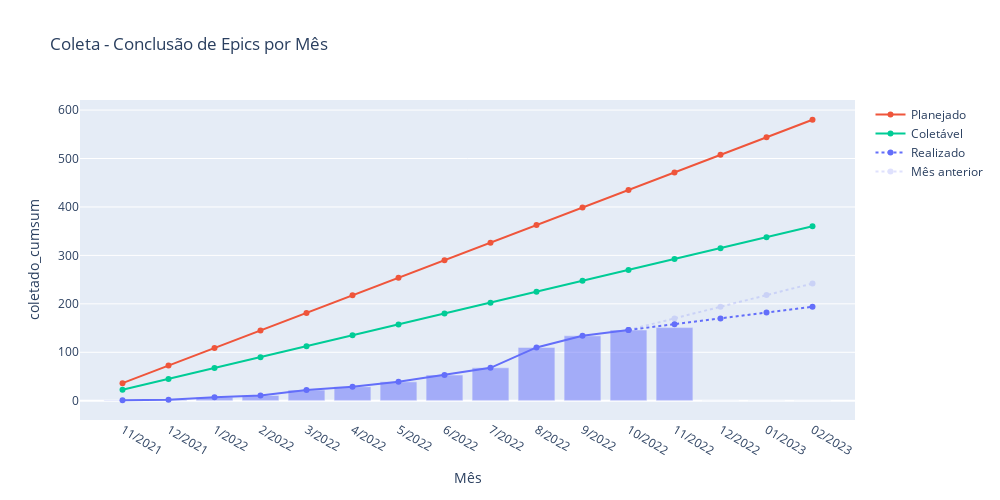

The cell this chart's notebook holds for it:
### Markdown cell above
## Gráfico com Previsões

### Code cell
#TODO atualizar estimativa de coletável
def plot_speed_epics(df, df_week, title):      
    
    df['coletado_cumsum'] = df['Coletado'].cumsum()   
    coletado_cumsum_anterior = df['coletado_cumsum'][:-1].values.tolist()
    # df["closed_cumsum"] = df["closed"].cumsum()             
    # df["naocoletado_cumsum"] = df["Não coletável"].cumsum()  
    
    total_coletado_mes_anterior  = df['Coletado'][:-1].sum()
    coletado_por_mes_atualizado = df_week['Coletado'][-4:].sum()  
    coletado_por_mes_anterior   = df_week['Coletado'][-8:-4].sum() # df['Coletado'][-2:-1].values[0]
    print(f'Coletado no ultimo mes   : {coletado_por_mes_atualizado}')
    print(f'Coletado no penultimo mes: {coletado_por_mes_anterior}')
    # fechado_por_mes = df["closed"].mean()      
    # total_coletado  = df['Coletado'].sum()

    # Definindo os meses de interesse
    df = df.merge( pd.DataFrame(["11/2021", "12/2021"] + [f'{x}/2022' for x in range(1,13)] + 
                                ["01/2023", "02/2023"], columns=["month_year"]), how="right").fillna(0)    
    
    # Baselines
    n_templates = 15 + 5            # 15 + 5 municipios
    total_epics_by_template = 29    # Siplanweb    
    
    total_epics = total_epics_by_template * n_templates    
    total_months = df.shape[0]
    future_months = total_months - len(coletado_cumsum_anterior) + 1
    ideal_speed = total_epics / total_months
    
    media_nao_coletavel = (12 + 12 + 12 + 8) / 4   # Siplanweb + Betha + MunicipalNet + ADPM    
    total_coletaveis = total_epics - (media_nao_coletavel * n_templates)
    ideal_speed_discounted = total_coletaveis / total_months
    
    previsao_mes_anterior = [total_coletado_mes_anterior + (i * coletado_por_mes_anterior) for i in range(future_months)]
    previsao_atual = [total_coletado_mes_anterior + (i * coletado_por_mes_atualizado) for i in range(future_months)]
    
    # Plot
    fig =  px.bar(df, x="month_year", y='coletado_cumsum', title=title, opacity=0.5, height=500, width=1000,
                 labels={"value":"Epics concluídas (acumulado)", "month_year":"Mês", 'variable':''})

    fig.update_layout(yaxis = dict(tickmode = 'linear', tick0 = 0, dtick = 100))
    fig.add_traces([
        go.Scatter(x=df.month_year, y=[i * ideal_speed for i in range(1, total_months+1)], name="Planejado", opacity=1,
                  line=go.scatter.Line(color='#ef553b')), #color="red" ff6692 ef553b     
        go.Scatter(x=df.month_year, y=[i * ideal_speed_discounted for i in range(1, total_months+1)], name="Coletável",
                  line=go.scatter.Line(color="#00CC96")), #AB63FA
        go.Scatter(x=df.month_year, y=coletado_cumsum_anterior, name="Realizado", 
                  line=go.scatter.Line(dash='solid', color="#636efa"), opacity=1, showlegend=False), 
        go.Scatter(x=df.month_year[-future_months:], y=previsao_atual, name="Realizado", 
                  line=go.scatter.Line(dash='dot', color="#636efa"), opacity=1),
        go.Scatter(x=df.month_year[-future_months:], y=previsao_mes_anterior, name="Mês anterior",
                  line=go.scatter.Line(dash='dot', color="#636efa"), opacity=0.2),
        # go.Scatter(x=df.month_year, y=[i * velocidade_coleta for i in range(1, total_months+1)], name="Realizado",
        #           line=go.scatter.Line(color="#636efa"), opacity=1),#, text=df), #8c86ff
        # go.Scatter(x=df.month_year, y=mes_anterior, name="Mês anterior",
        #           line=go.scatter.Line(color="#636efa"), opacity=0.2),
        # go.Scatter(x=df.month_year, y=[i * velocidade_total for i in range(1, total_months+1)], name="Total Fechado",
        #           line=go.scatter.Line(color="blue"), opacity=0.1),    # Inclui todas epics fechadas
                    # dash -> ['solid', 'dot', 'dash', 'longdash', 'dashdot', 'longdashdot']
    ])
    
    return fig

#-------------------------------------------------------------------------------------
#4c72b0', '#dd8452', '#55a868', '#c44e52', '#8172b3', 
# '#937860', '#da8bc3', '#8c8c8c', '#ccb974', '#64b5cd'

count_epics_month = pd.read_csv("data/count_epics_month.csv")
count_epics_week  = pd.read_csv("data/count_epics_week.csv")
display(count_epics_month.tail(10))

# count_epics_month = count_epics_month[count_epics_month.month_year != '11/2022'] #TODO 
plot_speed_epics(count_epics_month, count_epics_week, title='Coleta - Conclusão de Epics por Mês')

### Figure 1 — Plotly figure (JSON) as saved in the notebook; plotly's stock layout.template omitted (floating-point values rounded to 4 significant figures)
{"data": [{"alignmentgroup": "True", "hovertemplate": "Mês=%{x}<br>coletado_cumsum=%{y}<extra></extra>", "legendgroup": "", "marker": {"color": "#636efa", "opacity": 0.5, "pattern": {"shape": ""}}, "name": "", "offsetgroup": "", "orientation": "v", "showlegend": false, "textposition": "auto", "type": "bar", "x": ["11/2021", "12/2021", "1/2022", "2/2022", "3/2022", "4/2022", "5/2022", "6/2022", "7/2022", "8/2022", "9/2022", "10/2022", "11/2022", "12/2022", "01/2023", "02/2023"], "xaxis": "x", "y": [1, 2, 7, 11, 22, 29, 39, 53, 68, 110, 134, 146, 151, 0, 0, 0], "yaxis": "y"}, {"line": {"color": "#ef553b"}, "name": "Planejado", "opacity": 1, "type": "scatter", "x": ["11/2021", "12/2021", "1/2022", "2/2022", "3/2022", "4/2022", "5/2022", "6/2022", "7/2022", "8/2022", "9/2022", "10/2022", "11/2022", "12/2022", "01/2023", "02/2023"], "y": [36.25, 72.5, 108.8, 145, 181.2, 217.5, 253.8, 290, 326.2, 362.5, 398.8, 435, 471.2, 507.5, 543.8, 580]}, {"line": {"color": "#00CC96"}, "name": "Coletável", "type": "scatter", "x": ["11/2021", "12/2021", "1/2022", "2/2022", "3/2022", "4/2022", "5/2022", "6/2022", "7/2022", "8/2022", "9/2022", "10/2022", "11/2022", "12/2022", "01/2023", "02/2023"], "y": [22.5, 45, 67.5, 90, 112.5, 135, 157.5, 180, 202.5, 225, 247.5, 270, 292.5, 315, 337.5, 360]}, {"line": {"color": "#636efa", "dash": "solid"}, "name": "Realizado", "opacity": 1, "showlegend": false, "type": "scatter", "x": ["11/2021", "12/2021", "1/2022", "2/2022", "3/2022", "4/2022", "5/2022", "6/2022", "7/2022", "8/2022", "9/2022", "10/2022", "11/2022", "12/2022", "01/2023", "02/2023"], "y": [1, 2, 7, 11, 22, 29, 39, 53, 68, 110, 134, 146]}, {"line": {"color": "#636efa", "dash": "dot"}, "name": "Realizado", "opacity": 1, "type": "scatter", "x": ["10/2022", "11/2022", "12/2022", "01/2023", "02/2023"], "y": [146, 158, 170, 182, 194]}, {"line": {"color": "#636efa", "dash": "dot"}, "name": "Mês anterior", "opacity": 0.2, "type": "scatter", "x": ["10/2022", "11/2022", "12/2022", "01/2023", "02/2023"], "y": [146, 170, 194, 218, 242]}], "layout": {"barmode": "relative", "height": 500, "legend": {"tracegroupgap": 0}, "title": {"text": "Coleta - Conclusão de Epics por Mês"}, "width": 1000, "xaxis": {"anchor": "y", "autorange": true, "domain": [0, 1], "range": [-0.9244, 15.92], "title": {"text": "Mês"}, "type": "category"}, "yaxis": {"anchor": "x", "autorange": true, "domain": [0, 1], "dtick": 100, "range": [-39.77, 620.8], "tick0": 0, "tickmode": "linear", "title": {"text": "coletado_cumsum"}, "type": "linear"}}}
